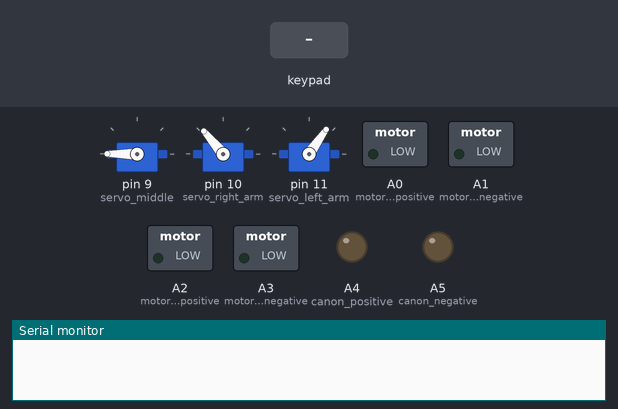
Bench run of a sketch on a simulated Arduino Uno, built with avr-gcc and run on an emulated ATmega328P. Shown: 3 × servo, switched loads named in the sketch (green lamp = pin HIGH), output pins drawn as LEDs (lit = HIGH), the last lines printed to the serial monitor. Inputs (shaded band) come from the test bench.

Above: at 1.2 s.
1.3 s: key 'c' pressed
At 2.0 s:
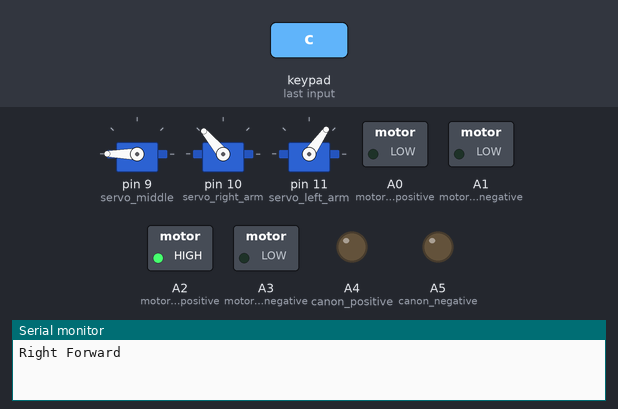
2.8 s: key 'a' pressed
At 3.1 s:
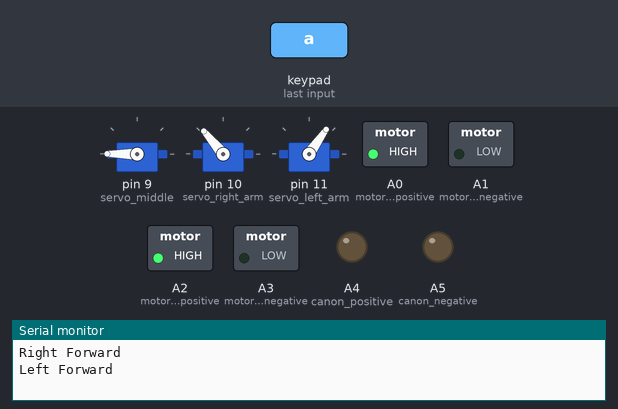
4.3 s: key 'f' pressed
At 5.4 s:
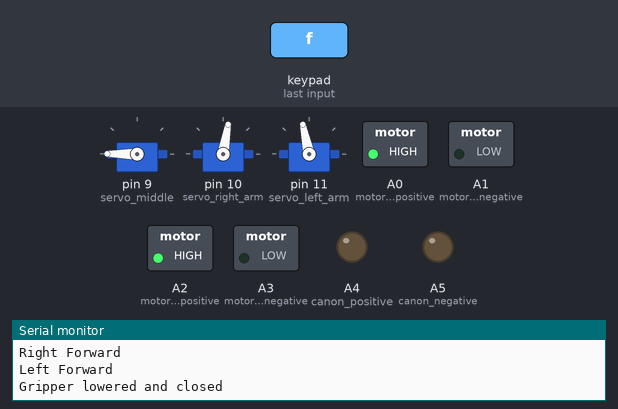
5.8 s: key 'd' pressed
At 6.4 s:
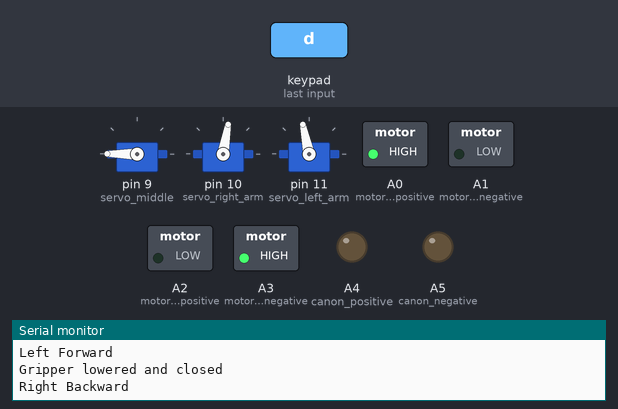
7.3 s: key 'e' pressed
At 8.5 s:
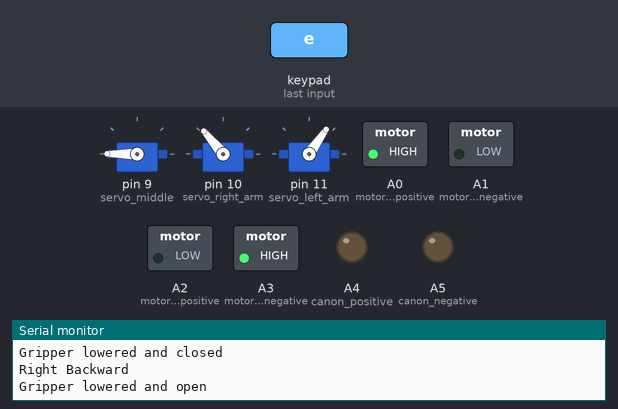
8.8 s: key 'b' pressed
At 10.2 s:
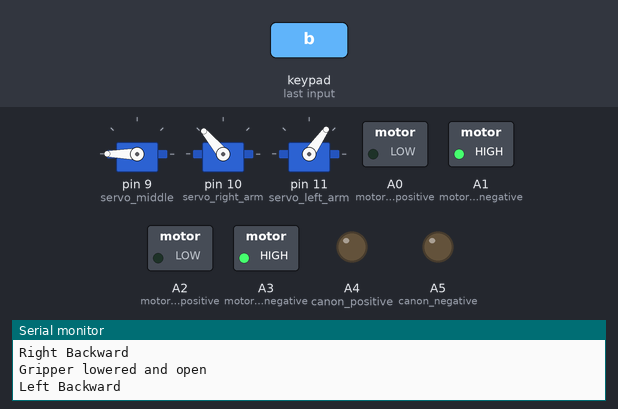
Timing chart, 0 to 11.3 s (numbered marks = the images above; inputs shaded):
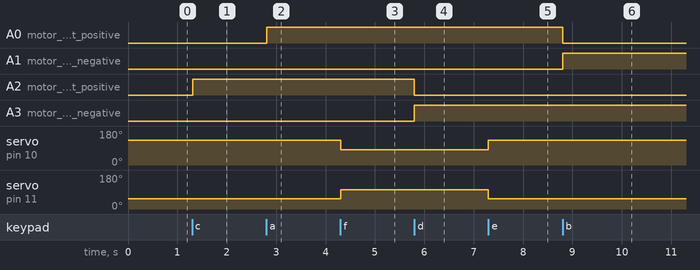

Measured:
- after the input at 1.3 s, A2 (motor_right_positive): LOW → HIGH at once
- after the input at 2.8 s, A0 (motor_left_positive): LOW → HIGH at once
- after the input at 4.3 s, servo on pin 10 (servo_right_arm): 130° → 80° at once; servo on pin 11 (servo_left_arm): 55° → 102° at once
- after the input at 5.8 s, A2 (motor_right_positive): HIGH → LOW at once; A3 (motor_right_negative): LOW → HIGH at once
- after the input at 7.3 s, servo on pin 10 (servo_right_arm): 80° → 130° at once; servo on pin 11 (servo_left_arm): 102° → 55° at once
- after the input at 8.8 s, A0 (motor_left_positive): HIGH → LOW at once; A1 (motor_left_negative): LOW → HIGH at once

The sketch:

Manual_bot.ino
```cpp
#include <Servo.h>
#include <Keypad.h>

Servo servo_middle;
Servo servo_right_arm;
Servo servo_left_arm;

const byte ROWS = 4; //four rows
const byte COLS = 4; //four columns
//define the cymbols on the buttons of the keypads
char hexaKeys[ROWS][COLS] = {
  {'e','c','i','a'},
  {'f','d','f','b'},
  {'=','=','=','='},
  {'g','B','C','i'}
};
byte rowPins[ROWS] = {3, 2, 1, 0}; //connect to the row pinouts of the keypad
byte colPins[COLS] = {7, 6, 5, 4}; //connect to the column pinouts of the keypad

//initialize an instance of class NewKeypad
Keypad customKeypad = Keypad( makeKeymap(hexaKeys), rowPins, colPins, ROWS, COLS);


//Output
//movement control
int motor_left_positive=A0;
int motor_left_negative=A1;
int motor_right_positive=A2;
int motor_right_negative=A3;

int canon_positive=A4;
int canon_negative=A5;

//Input


int pos = 0;    // variable to store the servo position

char t;

void setup()
{
  Serial.begin(9600);
  servo_middle.attach(9);
  servo_right_arm.attach(10);
  servo_left_arm.attach(11);

  pinMode(motor_left_positive,OUTPUT);
  pinMode(motor_left_negative,OUTPUT);
  pinMode(motor_right_positive,OUTPUT);
  pinMode(motor_right_negative,OUTPUT);

  pinMode(canon_positive,OUTPUT);
  pinMode(canon_negative,OUTPUT);


  //setting initial gripper movement
  servo_middle.write(180);
  servo_right_arm.write(130);
  servo_left_arm.write(55);


}


void loop() {
 // if (Serial.available() > 0)
{
   t = customKeypad.getKey();//Serial.read();
  switch(t){

      case 'a':
            //Left Forward
            digitalWrite(motor_left_positive, HIGH);
            digitalWrite(motor_left_negative, LOW);
            Serial.println("Left Forward");
      break;

      case 'b':
            //Left Backward
            digitalWrite(motor_left_positive, LOW);
            digitalWrite(motor_left_negative, HIGH);
            Serial.println("Left Backward");
      break;

      case 'c':
            //Right Forward
            digitalWrite(motor_right_positive, HIGH);
            digitalWrite(motor_right_negative, LOW);
            Serial.println("Right Forward");
      break;

      case 'd':
            //Right Backward
            digitalWrite(motor_right_positive, LOW);
            digitalWrite(motor_right_negative, HIGH);
            Serial.println("Right Backward");
      break;

      case 'e':
            //Gripper lowered and open
            servo_middle.write(180);
            servo_right_arm.write(130);
            servo_left_arm.write(55);
            Serial.println("Gripper lowered and open");
      break;

      case 'f':
            //Gripper lowered and closed
            servo_middle.write(180);
            servo_right_arm.write(80);
            servo_left_arm.write(102);
            Serial.println("Gripper lowered and closed");
      break;

      case 'g':
              //Gripper Rasised and closed
              servo_middle.write(0);
              servo_right_arm.write(78);
              servo_left_arm.write(102);
              Serial.println("Gripper Rasised and closed");
      break;

      case 'h':
            //Cannon activated
            digitalWrite(canon_positive, HIGH);
            digitalWrite(canon_negative, LOW);
            Serial.println("Cannon activated");
      break;

      case 'i':
        digitalWrite(motor_left_positive, HIGH);
            digitalWrite(motor_left_negative, HIGH);
                        digitalWrite(motor_right_positive,HIGH );
                        digitalWrite(motor_right_negative, HIGH);
      break;
      /*default:
              Serial.println("Invalid Input");
      break;*/

    }
  }
}
```
